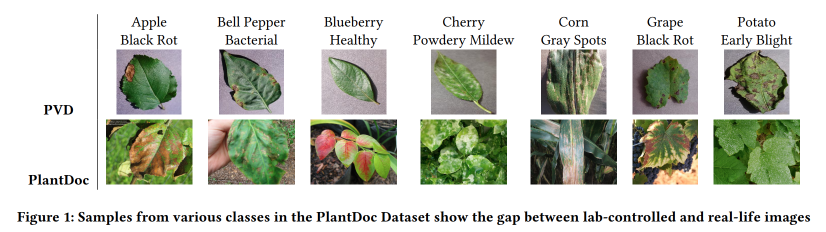
#> input picture PlantDoc-Dataset-master/PlantDoc_Examples.png, 1652 x 464 px (shown at 1/2 size)
$ python -i functions.py   (imports and definitions only)
#> lines starting #> are read from the running program, lines starting #| are printed output that depends on the picture
import cv2
import matplotlib.pyplot as plt
import pandas as pd
import numpy as np
# import rembg
import skimage.io
import skimage.data
import skimage.morphology as morph
from skimage.measure import label, regionprops
# import csv
# import math

######### HAY QUE REVISAR EN TODAS LAS SESIONES DE CLASE PARA VER QUE FUNCIONES IMPLEMENTAR ########


# It is useful to create functions to perform various task in just one call

# [171 lines left out: functions show_image, plot_multi, showHistogram_f, showHistogramColor_f, showColorSpace, im_read, not called in this run]

#if you need to go back from RGB to BGR write color_space='BGR' !!!
def convert_image_f(image, color_space='GRAY') : # to switch from RBG to another color space
    color_space = color_space.upper()
    if color_space == 'RGB' :
        return image
    elif color_space == 'BGR':
        return cv2.cvtColor(image, cv2.COLOR_RGB2BGR) # special case
    elif color_space in ('GRAYSCALE','GRAY') :
        return cv2.cvtColor(image, cv2.COLOR_RGB2GRAY)
    elif color_space == 'HSV' :
        return cv2.cvtColor(image, cv2.COLOR_RGB2HSV)
    elif color_space == 'XYZ' :
        return cv2.cvtColor(image, cv2.COLOR_RGB2XYZ)
    elif color_space == 'LAB' :
        return cv2.cvtColor(image, cv2.COLOR_RGB2LAB)
    elif color_space == 'YUV' :
        return cv2.cvtColor(image, cv2.COLOR_RGB2YUV)
    elif color_space == 'YCRCB' :
        return cv2.cvtColor(image, cv2.COLOR_RGB2YCrCb)
    elif color_space == 'LUV' :
        return cv2.cvtColor(image, cv2.COLOR_RGB2Luv)
    elif color_space == 'HLS' :
        return cv2.cvtColor(image, cv2.COLOR_RGB2HLS)
    elif color_space == 'HSV_FULL' :
        return cv2.cvtColor(image, cv2.COLOR_RGB2HSV_FULL)
    else :
        raise Exception('INPUT ERROR: color space do not exist')


################ Transform Functions ################
# [18 lines left out: functions fft_transform_f, apply_function_f, not called in this run]

#Función para interpolar los puntos entre 0 y 255
def img_scale(img, value_range = [0,255]):
    return (value_range[1] - value_range[0])*(img - np.min(img))/(np.max(img)-np.min(img)) + value_range[0]

#Función para enviar los extremos superior e inferior a 0 y 255 respectivamente en la matriz
# [109 lines left out: functions img_trim, histogram_expansion_f, histogram_equalization_f, brightness_correction, resize_and_interpolation_f, unsharp_mask_f and 3 more, not called in this run]

>>> import cv2
>>> picture = cv2.cvtColor(cv2.imread('PlantDoc-Dataset-master/PlantDoc_Examples.png'), cv2.COLOR_BGR2RGB)
>>> result = convert_image_f(picture)
#> in convert_image_f, `return cv2.cvtColor(image, cv2.COLOR_RGB2GRAY)`:
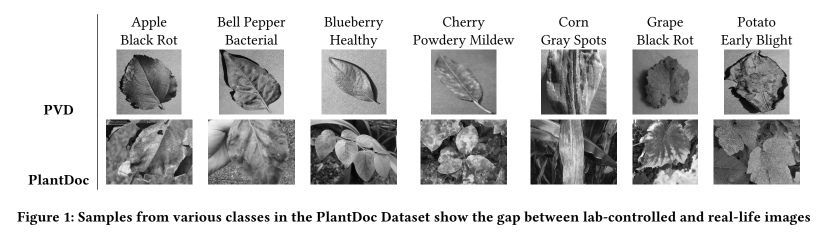
#> returned value: shape (464, 1652) (shown at 1/2 size); min 0, max 255, mean 199.5
